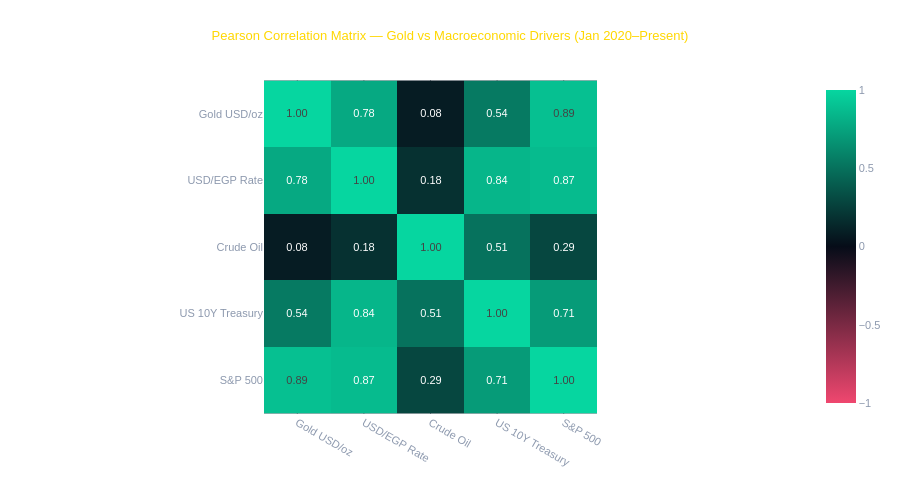

Notebook code cell kept with this figure:
### Code cell
# ─── Chart 5: Correlation Heatmap - Gold vs Macroeconomic Drivers ────────────

corr_df = df_gold_prices[[
    'gold_usd_oz', 'usd_egp_official', 'crude_oil',
    'us_10y_treasury', 'sp500'
]].dropna().corr()

labels = ['Gold USD/oz', 'USD/EGP Rate', 'Crude Oil', 'US 10Y Treasury', 'S&P 500']
corr_df.columns = labels
corr_df.index   = labels

fig5 = px.imshow(
    corr_df,
    text_auto='.2f',
    color_continuous_scale=[[0, '#EF476F'], [0.5, '#060C18'], [1, '#06D6A0']],
    zmin=-1, zmax=1,
    title='Pearson Correlation Matrix \u2014 Gold vs Macroeconomic Drivers (Jan 2020\u2013Present)'
)

fig5.update_layout(
    **PLOTLY_BASE,
    height=480,
    coloraxis_showscale=True,
    title=dict(font=dict(size=13, color='#FFD700'), x=0.5)
)
fig5.update_traces(textfont=dict(size=11, family='Arial'))
fig5.show()

# Print correlation with gold
print('\n=== Correlations with Gold USD/oz ===')
gold_corr = corr_df['Gold USD/oz'].drop('Gold USD/oz')
for driver, corr_val in gold_corr.sort_values(ascending=False).items():
    direction = 'positive' if corr_val > 0 else 'negative'
    print(f'  {driver:<22}: {corr_val:+.3f} ({direction})')

### Figure 1 — Plotly figure (JSON) as saved in the notebook; plotly's stock layout.template omitted (floating-point values rounded to 4 significant figures)
{"data": [{"coloraxis": "coloraxis", "hovertemplate": "x: %{x}<br>y: %{y}<br>color: %{z}<extra></extra>", "name": "0", "textfont": {"family": "Arial", "size": 11}, "texttemplate": "%{z:.2f}", "type": "heatmap", "x": ["Gold USD/oz", "USD/EGP Rate", "Crude Oil", "US 10Y Treasury", "S&P 500"], "xaxis": "x", "y": ["Gold USD/oz", "USD/EGP Rate", "Crude Oil", "US 10Y Treasury", "S&P 500"], "yaxis": "y", "z": [[1.0, 0.7784, 0.07881, 0.5424, 0.8899], [0.7784, 1.0, 0.1827, 0.8403, 0.8686], [0.07881, 0.1827, 1.0, 0.5062, 0.2929], [0.5424, 0.8403, 0.5062, 1.0, 0.706], [0.8899, 0.8686, 0.2929, 0.706, 1.0]]}], "layout": {"coloraxis": {"cmax": 1, "cmin": -1, "colorscale": [[0, "#EF476F"], [0.5, "#060C18"], [1, "#06D6A0"]], "showscale": true}, "font": {"color": "#8D99AE", "family": "Arial, sans-serif", "size": 11}, "height": 480, "hoverlabel": {"bgcolor": "#0C1830", "bordercolor": "#1E3A5F", "font": {"size": 12}}, "hovermode": "x unified", "margin": {"b": 60, "l": 60, "r": 30, "t": 80}, "paper_bgcolor": "rgba(0,0,0,0)", "plot_bgcolor": "rgba(10,21,37,0.7)", "title": {"font": {"color": "#FFD700", "size": 13}, "text": "Pearson Correlation Matrix — Gold vs Macroeconomic Drivers (Jan 2020–Present)", "x": 0.5}, "xaxis": {"anchor": "y", "constrain": "domain", "domain": [0, 1], "scaleanchor": "y"}, "yaxis": {"anchor": "x", "autorange": "reversed", "constrain": "domain", "domain": [0, 1]}}}
